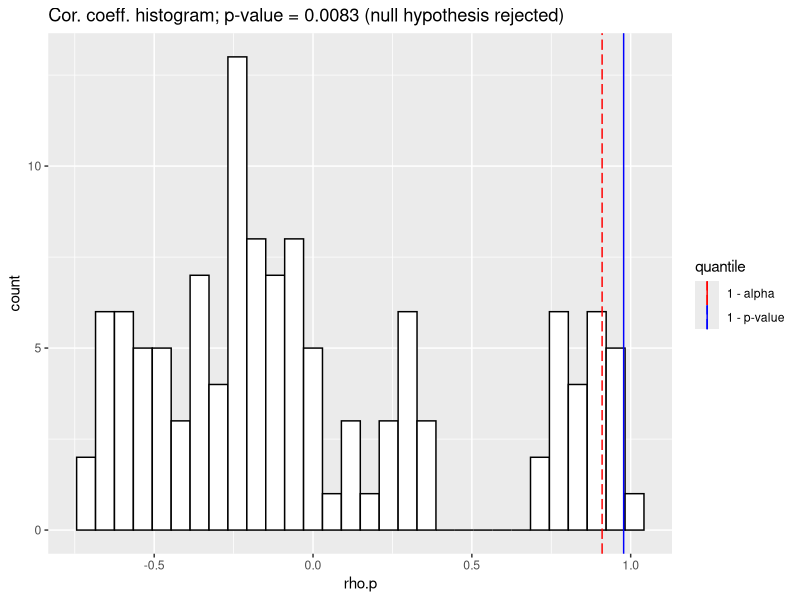
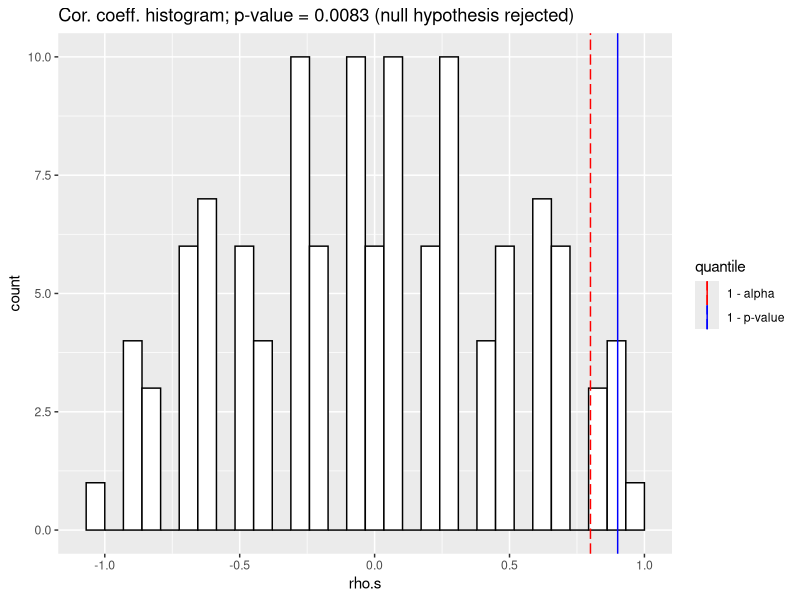
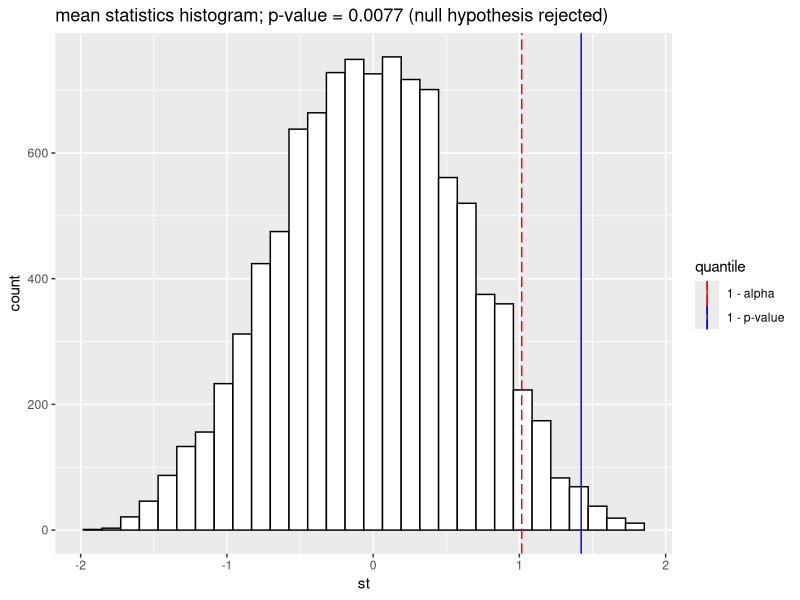
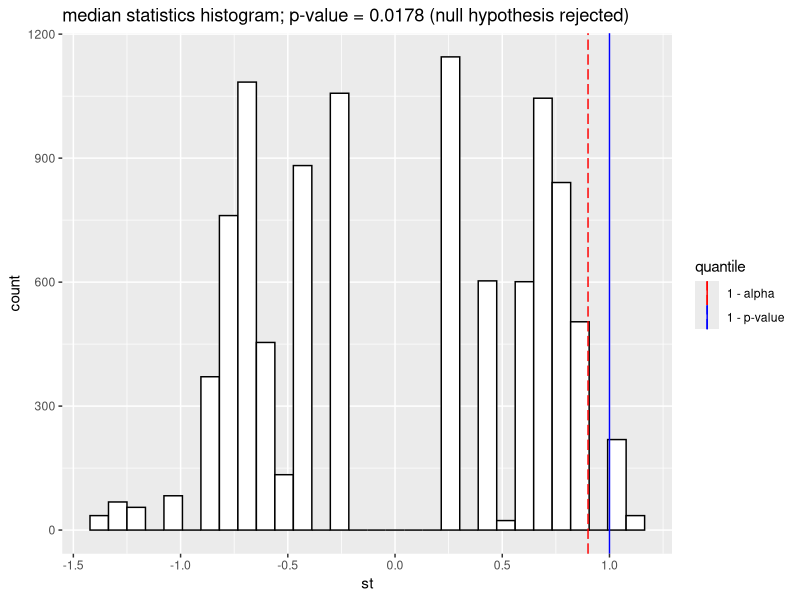

Recreate these plots in R, in order.
## ---- chunk 1
X <- c(39, 29, 60, 40, 32)
Y <- c(11, 5, 20, 8, 6)
## ---- chunk 2
library(combinat)
library(stats)
library(ggplot2)
## ---- chunk 3
n.perm.Y <- fact(length(Y))
rho.true.p <- cor(X,Y, method = "pearson")
rho.true.s <- cor(X,Y, method = "spearman")
## ---- chunk 4
perm.Y <- permn(Y)
## ---- chunk 5
# Pearson correlation coefficient
rho.p <- numeric(n.perm.Y)
count <- 0
for (i in 1:n.perm.Y) {
	rho.p[i] <- cor(X, perm.Y[[i]])
	if (rho.p[i] > rho.true.p) {
		count <- count + 1
	}
}
p.val.p <- count/n.perm.Y
p.val.p
## ---- chunk 6
# Histogram of rho
ggplot() +
	geom_histogram(aes(rho.p), colour="black", fill="white") +
	geom_vline(aes(xintercept = quantile(rho.p, prob = 1 - p.val.p), colour = "1 - p-value"), 
						 show.legend = T) +
	geom_vline(aes(xintercept = quantile(rho.p, prob = 0.95), colour = "1 - alpha"), 
						 linetype = "longdash", show.legend = T) +
	labs(title = paste0("Cor. coeff. histogram; p-value = ", format(round(p.val.p, 4), nsmall = 4), " (null hypothesis ", ifelse(p.val.p < 1-0.95 ,"rejected", "failed to be rejected"), ")"),
			 colour = "quantile") +
	scale_color_manual(values = c("red","blue"))
## ---- chunk 7
# Spearman correlation coefficient
rho.s <- numeric(n.perm.Y)
count <- 0
for (i in 1:n.perm.Y) {
	rho.s[i] <- cor(X, perm.Y[[i]], method = "spearman")
	if (rho.s[i] > rho.true.s) {
		count <- count + 1
	}
}
p.val.s <- count/n.perm.Y
p.val.s
## ---- chunk 8
# Histogram of rho
ggplot() +
	geom_histogram(aes(rho.s), colour="black", fill="white") +
	geom_vline(aes(xintercept = quantile(rho.s, prob = 1 - p.val.s), colour = "1 - p-value"), 
						 show.legend = T) +
	geom_vline(aes(xintercept = quantile(rho.s, prob = 0.95), colour = "1 - alpha"), 
						 linetype = "longdash", show.legend = T) +
	labs(title = paste0("Cor. coeff. histogram; p-value = ", format(round(p.val.p, 4), nsmall = 4), " (null hypothesis ", ifelse(p.val.s < 1-0.95 ,"rejected", "failed to be rejected"), ")"),
			 colour = "quantile") +
	scale_color_manual(values = c("red","blue"))
## ---- chunk 9
weight.std <- c(2.5, 3.4, 2.9, 4.1, 5.3, 3.4, 1.9, 3.3, 1.8)
weight.add <- c(3.5, 6.3, 4.2, 4.3, 3.8, 5.7, 4.4)
## ---- chunk 10
n.re <- 10000
n.std <- length(weight.std)
n.add <- length(weight.add)
n.total <- n.std + n.add
## ---- chunk 11
st.true <- mean(weight.add) - mean(weight.std)
st <- numeric(n.re)

count <- 0
weight.all <-  c(weight.std, weight.add)

for (i in 1:n.re) {
	d <- sample(weight.all, n.total)
	test.add <- d[1:n.add]
	a <- n.add + 1
	test.std <- d[a:n.total]
	st[i] <- mean(test.add) - mean(test.std)
	if (st[i] > st.true) {
		count <- count + 1
	}
}
p.val <- count/n.re
p.val
## ---- chunk 12
# Histogram of mean statistics
ggplot() +
	geom_histogram(aes(st), colour="black", fill="white") +
	geom_vline(aes(xintercept = quantile(st, prob = 1 - p.val), colour = "1 - p-value"), 
						 show.legend = T) +
	geom_vline(aes(xintercept = quantile(st, prob = 0.95), colour = "1 - alpha"), 
						 linetype = "longdash", show.legend = T) +
	labs(title = paste0("mean statistics histogram; p-value = ", format(round(p.val, 4), nsmall = 4), " (null hypothesis ", ifelse(p.val.s < 1-0.95 ,"rejected", "failed to be rejected"), ")"),
			 colour = "quantile") +
	scale_color_manual(values = c("red","blue", "green"))
## ---- chunk 13
st.true <- median(weight.add) - median(weight.std)
st <- numeric(n.re)

count <- 0
weight.all <-  c(weight.std, weight.add)

for (i in 1:n.re) {
	d <- sample(weight.all, n.total)
	test.add <- d[1:n.add]
	a <- n.add + 1
	test.std <- d[a:n.total]
	st[i] <- median(test.add) - median(test.std)
	if (st[i] > st.true) {
		count <- count + 1
	}
}
p.val <- count/n.re
p.val
## ---- chunk 14
# Histogram of median statistics
ggplot() +
	geom_histogram(aes(st), colour="black", fill="white") +
	geom_vline(aes(xintercept = quantile(st, prob = 1 - p.val), colour = "1 - p-value"), 
						 show.legend = T) +
	geom_vline(aes(xintercept = quantile(st, prob = 0.95), colour = "1 - alpha"), 
						 linetype = "longdash", show.legend = T) +
	labs(title = paste0("median statistics histogram; p-value = ", format(round(p.val, 4), nsmall = 4), " (null hypothesis ", ifelse(p.val.s < 1-0.95 ,"rejected", "failed to be rejected"), ")"),
			 colour = "quantile") +
	scale_color_manual(values = c("red","blue", "green"))
